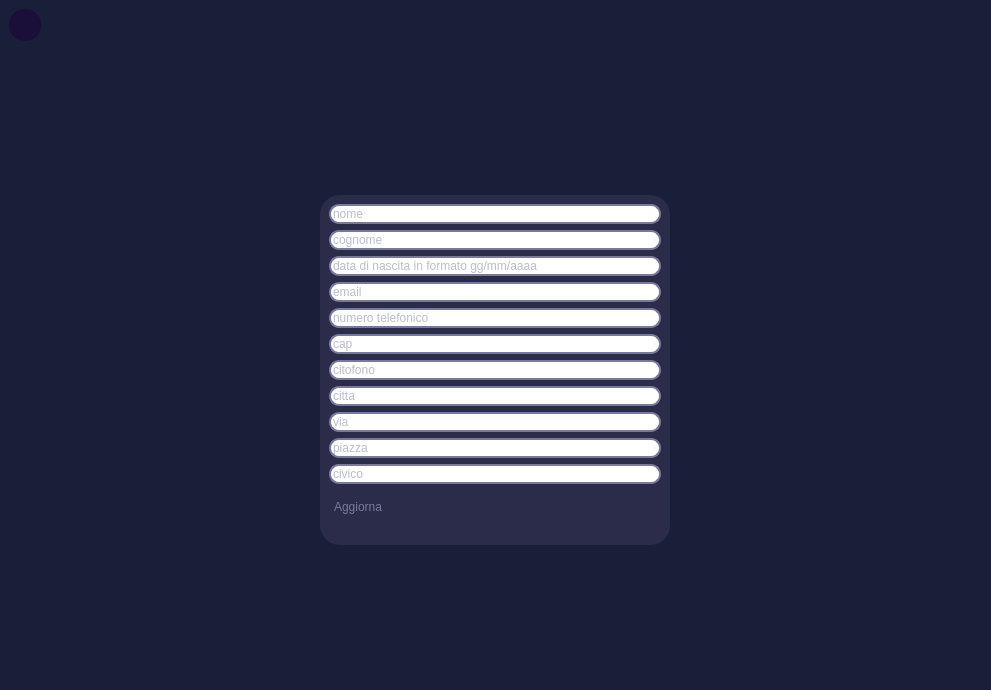
<?xml version="1.0" encoding="UTF-8"?>
<ui version="4.0">
 <class>inserisciProdottoView</class>
 <widget class="QWidget" name="inserisciProdottoView">
  <property name="geometry">
   <rect>
    <x>0</x>
    <y>0</y>
    <width>991</width>
    <height>690</height>
   </rect>
  </property>
  <property name="windowTitle">
   <string>Form</string>
  </property>
  <property name="styleSheet">
   <string notr="true">*{	
	color: #78799c;
	border: none;
}
#inserisciProdottoView{
	background-color:#1a1f39;
}
#infoProdottoContent{
	background-color: #2a2c49;
	border-radius: 20px;
}

QPushButton{
	padding : 10px 5px;
	text-align:left;
	color:#78799c;
	font: 10pt &quot;Leelawadee UI&quot;;
}
#indietroBtn:pressed,#aggiungiBtn:pressed{
	background-color: rgba(26, 31, 57,150);
}
#indietroBtn,#aggiungiBtn{
	background-color: #1a0f39;
	border-radius: 15px;
	padding : 10px 5px;
	text-align:left;
	color:#78799c;
	font: 10pt &quot;Leelawadee UI&quot;;
}
QLineEdit{
	border-radius: 10px;
	border: 2px solid #78799c;
}

</string>
  </property>
  <layout class="QVBoxLayout" name="verticalLayout">
   <property name="spacing">
    <number>0</number>
   </property>
   <property name="leftMargin">
    <number>0</number>
   </property>
   <property name="topMargin">
    <number>0</number>
   </property>
   <property name="rightMargin">
    <number>0</number>
   </property>
   <property name="bottomMargin">
    <number>0</number>
   </property>
   <item>
    <widget class="QFrame" name="topFrame">
     <property name="frameShape">
      <enum>QFrame::StyledPanel</enum>
     </property>
     <property name="frameShadow">
      <enum>QFrame::Raised</enum>
     </property>
     <layout class="QHBoxLayout" name="horizontalLayout_2">
      <property name="spacing">
       <number>0</number>
      </property>
      <property name="leftMargin">
       <number>0</number>
      </property>
      <property name="topMargin">
       <number>0</number>
      </property>
      <property name="rightMargin">
       <number>0</number>
      </property>
      <property name="bottomMargin">
       <number>0</number>
      </property>
      <item alignment="Qt::AlignLeft">
       <widget class="QFrame" name="frame">
        <property name="frameShape">
         <enum>QFrame::StyledPanel</enum>
        </property>
        <property name="frameShadow">
         <enum>QFrame::Raised</enum>
        </property>
        <layout class="QHBoxLayout" name="horizontalLayout">
         <item>
          <widget class="QPushButton" name="indietroBtn">
           <property name="sizePolicy">
            <sizepolicy hsizetype="Minimum" vsizetype="Fixed">
             <horstretch>0</horstretch>
             <verstretch>0</verstretch>
            </sizepolicy>
           </property>
           <property name="minimumSize">
            <size>
             <width>32</width>
             <height>32</height>
            </size>
           </property>
           <property name="maximumSize">
            <size>
             <width>32</width>
             <height>32</height>
            </size>
           </property>
           <property name="cursor">
            <cursorShape>PointingHandCursor</cursorShape>
           </property>
           <property name="text">
            <string/>
           </property>
           <property name="icon">
            <iconset resource="../resources.qrc">
             <normaloff>:/purpleIcons/assets/#78799c(purple) icons/arrow-left.svg</normaloff>:/purpleIcons/assets/#78799c(purple) icons/arrow-left.svg</iconset>
           </property>
           <property name="iconSize">
            <size>
             <width>24</width>
             <height>24</height>
            </size>
           </property>
           <property name="autoDefault">
            <bool>false</bool>
           </property>
          </widget>
         </item>
        </layout>
       </widget>
      </item>
     </layout>
    </widget>
   </item>
   <item>
    <widget class="QFrame" name="centralBody">
     <property name="sizePolicy">
      <sizepolicy hsizetype="Preferred" vsizetype="Expanding">
       <horstretch>0</horstretch>
       <verstretch>0</verstretch>
      </sizepolicy>
     </property>
     <property name="frameShape">
      <enum>QFrame::StyledPanel</enum>
     </property>
     <property name="frameShadow">
      <enum>QFrame::Raised</enum>
     </property>
     <layout class="QHBoxLayout" name="horizontalLayout_3">
      <item>
       <widget class="QWidget" name="infoProdottoContent" native="true">
        <property name="maximumSize">
         <size>
          <width>350</width>
          <height>350</height>
         </size>
        </property>
        <layout class="QVBoxLayout" name="verticalLayout_2">
         <item>
          <widget class="QLineEdit" name="nomeLe">
           <property name="text">
            <string/>
           </property>
           <property name="placeholderText">
            <string>nome</string>
           </property>
          </widget>
         </item>
         <item>
          <widget class="QLineEdit" name="cognomeLe">
           <property name="text">
            <string/>
           </property>
           <property name="placeholderText">
            <string>cognome</string>
           </property>
          </widget>
         </item>
         <item>
          <widget class="QLineEdit" name="dataDiNascitaLe">
           <property name="text">
            <string/>
           </property>
           <property name="placeholderText">
            <string>data di nascita in formato gg/mm/aaaa</string>
           </property>
          </widget>
         </item>
         <item>
          <widget class="QLineEdit" name="emailLe">
           <property name="text">
            <string/>
           </property>
           <property name="placeholderText">
            <string>email</string>
           </property>
          </widget>
         </item>
         <item>
          <widget class="QLineEdit" name="telefonoLe">
           <property name="text">
            <string/>
           </property>
           <property name="placeholderText">
            <string>numero telefonico</string>
           </property>
          </widget>
         </item>
         <item>
          <widget class="QLineEdit" name="capLe">
           <property name="text">
            <string/>
           </property>
           <property name="placeholderText">
            <string>cap</string>
           </property>
          </widget>
         </item>
         <item>
          <widget class="QLineEdit" name="citofonoLe">
           <property name="text">
            <string/>
           </property>
           <property name="placeholderText">
            <string>citofono</string>
           </property>
          </widget>
         </item>
         <item>
          <widget class="QLineEdit" name="cittaLe">
           <property name="text">
            <string/>
           </property>
           <property name="placeholderText">
            <string>citta</string>
           </property>
          </widget>
         </item>
         <item>
          <widget class="QLineEdit" name="viaLe">
           <property name="text">
            <string/>
           </property>
           <property name="placeholderText">
            <string>via</string>
           </property>
          </widget>
         </item>
         <item>
          <widget class="QLineEdit" name="piazzaLe">
           <property name="text">
            <string/>
           </property>
           <property name="placeholderText">
            <string>piazza</string>
           </property>
          </widget>
         </item>
         <item>
          <widget class="QLineEdit" name="civicoLe">
           <property name="text">
            <string notr="true"/>
           </property>
           <property name="placeholderText">
            <string>civico</string>
           </property>
          </widget>
         </item>
         <item>
          <widget class="QPushButton" name="aggiornaBtn">
           <property name="minimumSize">
            <size>
             <width>0</width>
             <height>30</height>
            </size>
           </property>
           <property name="cursor">
            <cursorShape>PointingHandCursor</cursorShape>
           </property>
           <property name="text">
            <string>Aggiorna</string>
           </property>
           <property name="icon">
            <iconset resource="../resources.qrc">
             <normaloff>:/purpleIcons/assets/#78799c(purple) icons/plus.svg</normaloff>:/purpleIcons/assets/#78799c(purple) icons/plus.svg</iconset>
           </property>
          </widget>
         </item>
        </layout>
       </widget>
      </item>
     </layout>
    </widget>
   </item>
  </layout>
 </widget>
 <resources>
  <include location="../resources.qrc"/>
 </resources>
 <connections/>
</ui>
